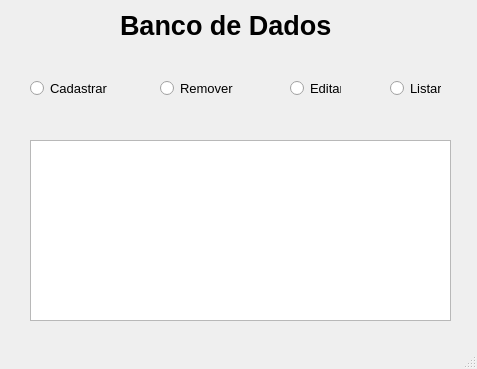
<?xml version="1.0" encoding="UTF-8"?>
<ui version="4.0">
 <class>MainWindow</class>
 <widget class="QMainWindow" name="MainWindow">
  <property name="geometry">
   <rect>
    <x>0</x>
    <y>0</y>
    <width>477</width>
    <height>369</height>
   </rect>
  </property>
  <property name="windowTitle">
   <string>MainWindow</string>
  </property>
  <widget class="QWidget" name="centralwidget">
   <widget class="QLabel" name="LblTitulo">
    <property name="geometry">
     <rect>
      <x>120</x>
      <y>0</y>
      <width>231</width>
      <height>51</height>
     </rect>
    </property>
    <property name="font">
     <font>
      <pointsize>20</pointsize>
      <weight>75</weight>
      <bold>true</bold>
     </font>
    </property>
    <property name="text">
     <string>Banco de Dados</string>
    </property>
   </widget>
   <widget class="QTextEdit" name="TxtListar">
    <property name="geometry">
     <rect>
      <x>30</x>
      <y>140</y>
      <width>421</width>
      <height>181</height>
     </rect>
    </property>
   </widget>
   <widget class="QRadioButton" name="RBtnCadastrar_2">
    <property name="geometry">
     <rect>
      <x>30</x>
      <y>80</y>
      <width>82</width>
      <height>17</height>
     </rect>
    </property>
    <property name="font">
     <font>
      <pointsize>10</pointsize>
     </font>
    </property>
    <property name="text">
     <string>Cadastrar</string>
    </property>
   </widget>
   <widget class="QRadioButton" name="RBtnRemover_2">
    <property name="geometry">
     <rect>
      <x>160</x>
      <y>80</y>
      <width>82</width>
      <height>17</height>
     </rect>
    </property>
    <property name="font">
     <font>
      <pointsize>10</pointsize>
     </font>
    </property>
    <property name="text">
     <string>Remover</string>
    </property>
   </widget>
   <widget class="QRadioButton" name="RBtnEditar_2">
    <property name="geometry">
     <rect>
      <x>290</x>
      <y>80</y>
      <width>51</width>
      <height>17</height>
     </rect>
    </property>
    <property name="font">
     <font>
      <pointsize>10</pointsize>
     </font>
    </property>
    <property name="text">
     <string>Editar</string>
    </property>
   </widget>
   <widget class="QRadioButton" name="RBtnListar_2">
    <property name="geometry">
     <rect>
      <x>390</x>
      <y>80</y>
      <width>51</width>
      <height>17</height>
     </rect>
    </property>
    <property name="font">
     <font>
      <pointsize>10</pointsize>
     </font>
    </property>
    <property name="text">
     <string>Listar</string>
    </property>
   </widget>
  </widget>
  <widget class="QMenuBar" name="menubar">
   <property name="geometry">
    <rect>
     <x>0</x>
     <y>0</y>
     <width>477</width>
     <height>21</height>
    </rect>
   </property>
  </widget>
  <widget class="QStatusBar" name="statusbar"/>
 </widget>
 <resources/>
 <connections/>
</ui>
